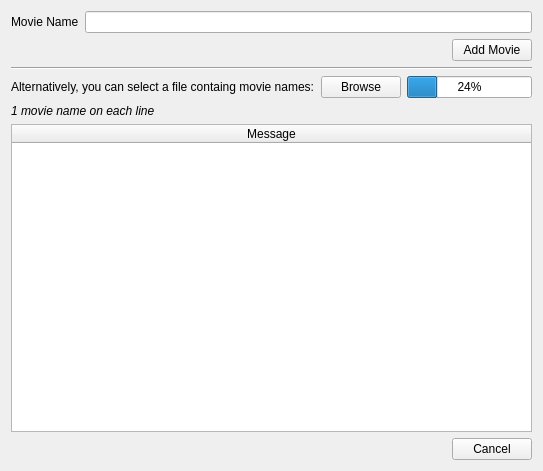
<?xml version="1.0" encoding="UTF-8"?>
<ui version="4.0">
 <class>AddMovie</class>
 <widget class="QWidget" name="AddMovie">
  <property name="geometry">
   <rect>
    <x>0</x>
    <y>0</y>
    <width>543</width>
    <height>471</height>
   </rect>
  </property>
  <property name="windowTitle">
   <string>Form</string>
  </property>
  <layout class="QGridLayout" name="gridLayout_2">
   <item row="0" column="0">
    <layout class="QVBoxLayout" name="verticalLayout">
     <item>
      <layout class="QVBoxLayout" name="inputLayout">
       <item>
        <layout class="QHBoxLayout" name="enterMovieLayout">
         <item>
          <widget class="QLabel" name="movieNameLabel">
           <property name="sizePolicy">
            <sizepolicy hsizetype="Maximum" vsizetype="Maximum">
             <horstretch>0</horstretch>
             <verstretch>0</verstretch>
            </sizepolicy>
           </property>
           <property name="text">
            <string>Movie Name</string>
           </property>
          </widget>
         </item>
         <item>
          <widget class="QLineEdit" name="moveNameTextBox"/>
         </item>
        </layout>
       </item>
       <item>
        <layout class="QHBoxLayout" name="addMovieButonLayout">
         <item>
          <spacer name="addMovieSpacer">
           <property name="orientation">
            <enum>Qt::Horizontal</enum>
           </property>
           <property name="sizeHint" stdset="0">
            <size>
             <width>40</width>
             <height>20</height>
            </size>
           </property>
          </spacer>
         </item>
         <item>
          <widget class="QPushButton" name="addMovieButton">
           <property name="text">
            <string>Add Movie</string>
           </property>
          </widget>
         </item>
        </layout>
       </item>
       <item>
        <widget class="Line" name="line">
         <property name="orientation">
          <enum>Qt::Horizontal</enum>
         </property>
        </widget>
       </item>
       <item>
        <layout class="QHBoxLayout" name="browseFileLayout">
         <item>
          <widget class="QLabel" name="browseFileLabel">
           <property name="lineWidth">
            <number>0</number>
           </property>
           <property name="text">
            <string>Alternatively, you can select a file containg movie names:</string>
           </property>
          </widget>
         </item>
         <item>
          <widget class="QPushButton" name="browseButton">
           <property name="text">
            <string>Browse</string>
           </property>
          </widget>
         </item>
         <item>
          <widget class="QProgressBar" name="progressBar">
           <property name="enabled">
            <bool>true</bool>
           </property>
           <property name="value">
            <number>24</number>
           </property>
          </widget>
         </item>
        </layout>
       </item>
       <item>
        <widget class="QLabel" name="fileLabel">
         <property name="font">
          <font>
           <italic>true</italic>
          </font>
         </property>
         <property name="lineWidth">
          <number>0</number>
         </property>
         <property name="text">
          <string>1 movie name on each line</string>
         </property>
        </widget>
       </item>
       <item>
        <widget class="QTableWidget" name="log">
         <property name="sizeAdjustPolicy">
          <enum>QAbstractScrollArea::AdjustToContents</enum>
         </property>
         <property name="gridStyle">
          <enum>Qt::NoPen</enum>
         </property>
         <property name="sortingEnabled">
          <bool>true</bool>
         </property>
         <property name="wordWrap">
          <bool>false</bool>
         </property>
         <property name="cornerButtonEnabled">
          <bool>false</bool>
         </property>
         <property name="columnCount">
          <number>1</number>
         </property>
         <attribute name="horizontalHeaderVisible">
          <bool>true</bool>
         </attribute>
         <attribute name="horizontalHeaderStretchLastSection">
          <bool>true</bool>
         </attribute>
         <attribute name="verticalHeaderVisible">
          <bool>false</bool>
         </attribute>
         <column>
          <property name="text">
           <string>Message</string>
          </property>
         </column>
        </widget>
       </item>
      </layout>
     </item>
     <item>
      <layout class="QHBoxLayout" name="cancelLayout">
       <item>
        <spacer name="cancelSpacer">
         <property name="orientation">
          <enum>Qt::Horizontal</enum>
         </property>
         <property name="sizeHint" stdset="0">
          <size>
           <width>40</width>
           <height>20</height>
          </size>
         </property>
        </spacer>
       </item>
       <item>
        <widget class="QPushButton" name="cancelButton">
         <property name="text">
          <string>Cancel</string>
         </property>
        </widget>
       </item>
      </layout>
     </item>
    </layout>
   </item>
  </layout>
 </widget>
 <resources/>
 <connections/>
</ui>
